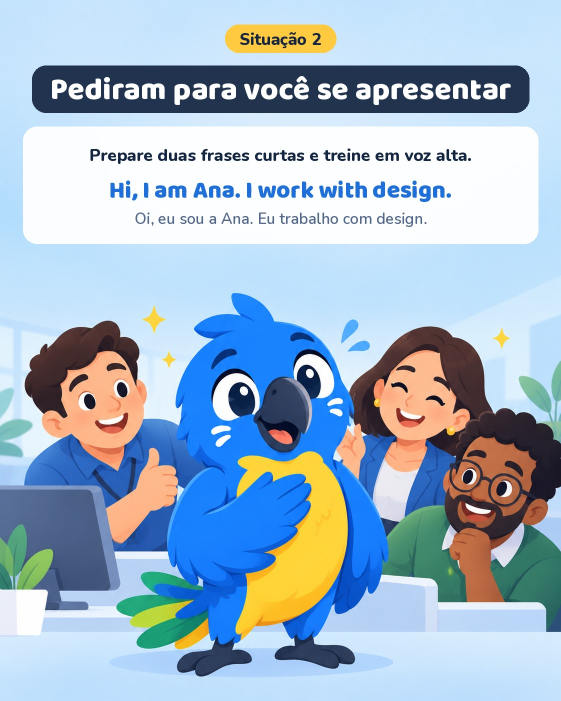
#> input picture img/carrossel-3.jpg, 1122 x 1402 px, given in place of story_08.png, which was not available (shown at 1/2 size)
$ python proto_cores_idioma.py
#> lines starting #> are read from the running program, lines starting #| are printed output that depends on the picture; after the words box and inside, x2 and y2 are one past the last pixel; in counts of white or black regions, pixels touching at a corner belong together
### post_compose_s3.py
#!/usr/bin/env python3
"""Monta slides 4:5 (1080x1350) para o feed, reaproveitando as ilustracoes dos stories."""
import json, sys, pathlib
from PIL import Image, ImageDraw, ImageFilter
import story_compose_v4 as sc

BASE = pathlib.Path(__file__).parent
PW, PH = 1080, 1350
sc.W = PW


RECOLOR = None  # funcao opcional (imagem -> imagem) para trocar o fundo da ilustracao por idioma


def canvas(art, scale, oy=None, mode="edge"):
    src = Image.open(BASE / "stories_base" / art).convert("RGB").resize((1080, 1920), Image.LANCZOS)
    if RECOLOR:
        src = RECOLOR(src)
    w, h = int(1080 * scale), int(1920 * scale)
    y = PH - h + 40 if oy is None else oy
    # fundo: gradiente do topo + versao esticada e desfocada da propria arte (cobre as laterais sem emenda)
    bg = src.crop((0, 0, 1080, 360)).resize((PW, PH), Image.BICUBIC).convert("RGBA")
    if mode == "stretch":
        wide = src.resize((PW, h), Image.LANCZOS).filter(ImageFilter.GaussianBlur(30)).convert("RGBA")
    else:
        col = src.crop((2, 0, 6, 1920)).resize((1, h), Image.BILINEAR)
        colr = src.crop((1074, 0, 1078, 1920)).resize((1, h), Image.BILINEAR)
        wide = Image.new("RGB", (PW, h))
        left = col.resize((PW // 2, h), Image.NEAREST)
        right = colr.resize((PW // 2, h), Image.NEAREST)
        wide.paste(left, (0, 0)); wide.paste(right, (PW // 2, 0))
        wide = wide.filter(ImageFilter.GaussianBlur(20)).convert("RGBA")
    wmask = Image.new("L", (PW, h), 255)
    ImageDraw.Draw(wmask).rectangle([0, 0, PW, 60], fill=0)
    wmask = wmask.filter(ImageFilter.GaussianBlur(25))
    bg.paste(wide, (0, y), wmask)
    il = src.resize((w, h), Image.LANCZOS).convert("RGBA")
    x = (PW - w) // 2
    mask = Image.new("L", (w, h), 255)
    md = ImageDraw.Draw(mask)
    f = 90
    for i in range(f):
        a = int(255 * (i / f) ** 1.5)
        md.line([(i, 0), (i, h)], fill=a)
        md.line([(w - 1 - i, 0), (w - 1 - i, h)], fill=a)
    top = Image.new("L", (w, h), 255)
    td = ImageDraw.Draw(top)
    for i in range(f):
        td.line([(0, i), (w, i)], fill=int(255 * (i / f) ** 1.5))
    from PIL import ImageChops
    mask = ImageChops.multiply(mask, top)
    bg.paste(il, (x, y), mask)
    return bg, x, y


def head_pt(hx, hy, scale, x, y):
    return int(hx * scale + x), int(hy * scale + y)


def slide(spec, out):
    sc.H = PH
    im, ox, oy = canvas(spec["art"], spec.get("scale", 0.75), spec.get("oy"), spec.get("bg", "edge"))
    sc_ = spec.get("scale", 0.75)
    t = spec["type"]
    y = spec.get("top", 60)
    y = sc.header(im, spec["tag"], y) + 24
    y = sc.title(im, spec["title"], y, spec.get("tsize", 84)) + 40
    hp = head_pt(*spec["head"], sc_, ox, oy) if spec.get("head") else (None, None)
    if t == "phrase":
        sc.bubble_phrase(im, y, spec["phrase"], spec["trans"], *hp)
    elif t == "plain":
        sc.bubble_plain(im, y, spec["body"], *hp)
    elif t == "cheat":
        sc.cheat_card(im, y, spec["likes"], spec["dislikes"])
    elif t == "rows":
        sc.rows_card(im, y, spec["rows"], spec.get("slang", False), spec.get("row_h", 70))
    elif t in ("exercise", "answer"):
        ans = t == "answer"
        end = (y - 16) if spec.get("hide_prompt") else sc.bubble_plain(im, y, spec["prompt"], None, None)
        by = spec.get("btn_y", end + 40)
        if ans:
            d = ImageDraw.Draw(im, "RGBA")
            f = sc.body(40)
            lines = sc.wrap(d, spec["feedback"], f, PW - 2 * sc.MX - 2 * 40 - 70)
            h = 56 * len(lines) + 56
            y0 = end + 24
            d.rounded_rectangle([sc.MX, y0 + 8, PW - sc.MX, y0 + h + 8], radius=40, fill=sc.DGREEN)
            d.rounded_rectangle([sc.MX, y0, PW - sc.MX, y0 + h], radius=40, fill=sc.LGREEN, outline=sc.GREEN, width=5)
            d.ellipse([sc.MX + 34, y0 + h / 2 - 28, sc.MX + 90, y0 + h / 2 + 28], fill=sc.GREEN)
            sc.icon_check(d, sc.MX + 62, y0 + h / 2, 30, sc.WHITE, 7)
            for i, l in enumerate(lines):
                d.text((sc.MX + 112, y0 + 28 + i * 56), l, font=f, fill=sc.DGREEN, anchor="la")
        sc.option_buttons(im, spec.get("btn_y", 880), spec["options"], spec["correct"], ans)
    im.convert("RGB").save(out, quality=95)


# [22 lines left out: function quiz_cover, not called in this run]


# [15 lines that do not run on import are left out]

### story_compose_v4.py
#!/usr/bin/env python3
"""Estilo v4 (estilo app). Le stories.json e monta todos os tipos:
phrase, plain, cheat, exercise, exercise_answer, rows.
Uso: story_compose_v4.py <id> <base.png> [head_x head_y] [saida.png]
head_x/head_y = topo da cabeca da mascote (ponta do balao). Titulo aceita *palavra* em destaque azul."""
import json, sys, pathlib, re
from PIL import Image, ImageDraw, ImageFont

D = "/tmp/arara_fonts"
BASE = pathlib.Path(__file__).parent
W, H = 1080, 1920
NAVY, BLUE, DARKBLUE = (21, 38, 66, 255), (30, 111, 217, 255), (18, 78, 165, 255)
WHITE, MUTED, BORDER = (255, 255, 255, 255), (96, 116, 148, 255), (190, 210, 236, 255)
GREEN, DGREEN, LGREEN = (88, 190, 20, 255), (60, 150, 10, 255), (222, 246, 205, 255)
RED = (230, 70, 70, 255)
SHADOW = (21, 38, 66, 40)
MX = 80


def F(name, size, weight=None):
    f = ImageFont.truetype(f"{D}/{name}", size)
    if weight:
        f.set_variation_by_name(weight)
    return f


def cjk(t): return any(ord(c) > 0x2E80 for c in t)
def head(s, t=""): return F("MPLUSRounded1c-ExtraBold.ttf", s) if cjk(t) else F("Baloo2.ttf", s, "ExtraBold")
def body(s, t=""): return F("MPLUSRounded1c-ExtraBold.ttf", s) if cjk(t) else F("Nunito.ttf", s, "ExtraBold")
def soft(s, t=""): return F("MPLUSRounded1c-ExtraBold.ttf", s) if cjk(t) else F("Nunito.ttf", s, "SemiBold")


# [11 lines left out: function wrap, not called in this run]


def icon_mic(d, cx, cy, s, color, width):
    k = s / 24
    d.rounded_rectangle([cx - 4 * k, cy - 11 * k, cx + 4 * k, cy + 3 * k], radius=4 * k, outline=color, width=width)
    d.arc([cx - 8 * k, cy - 7 * k, cx + 8 * k, cy + 9 * k], 0, 180, fill=color, width=width)
    d.line([(cx, cy + 9 * k), (cx, cy + 12 * k)], fill=color, width=width)


# [6 lines left out: function icon_speaker, not called in this run]


def icon_check(d, cx, cy, s, color, width):
    k = s / 24
    d.line([(cx - 8 * k, cy), (cx - 2 * k, cy + 6 * k), (cx + 9 * k, cy - 7 * k)], fill=color, width=width, joint="curve")


# [11 lines left out: functions icon_x, dashed, not called in this run]


def header(im, label, y):
    d = ImageDraw.Draw(im)
    d.ellipse([MX, y, MX + 64, y + 64], fill=BLUE)
    icon_mic(d, MX + 32, y + 32, 34, WHITE, 5)
    d.text((MX + 84, y + 34), label.upper(), font=body(36, label), fill=BLUE, anchor="lm")
    return y + 64


# [35 lines left out: function title, not called in this run]


def card_box(d, x0, y0, x1, y1):
    d.rounded_rectangle([x0, y0 + 10, x1, y1 + 10], radius=44, fill=SHADOW)
    d.rounded_rectangle([x0, y0, x1, y1], radius=44, fill=WHITE, outline=BORDER, width=4)


# [187 lines left out: functions tail, bubble_phrase, bubble_plain, cheat_card, rows_card, option_buttons and 2 more, not called in this run]


# [9 lines that do not run on import are left out]

### lang_theme.py
#!/usr/bin/env python3
"""Cores por idioma para as artes da Arara (prototipo de 04/11/2026, aguardando aprovacao do Rodrigo).

A mascote nunca muda (azul, barriga amarela, cauda verde). O que muda por idioma:
- o fundo claro da ilustracao (o azul palido vira a cor do idioma);
- o destaque dos titulos, o selo do topo, o icone de som e os botoes (cor de acento).
O verde de "acertou" continua verde em todos os idiomas, porque e um sinal de interface.
Temas sem idioma (humor, tutora, testes, Arara) usam o padrao azul.
"""
import numpy as np
from PIL import Image


def rgba(h, a=255):
    h = h.lstrip("#")
    return (int(h[0:2], 16), int(h[2:4], 16), int(h[4:6], 16), a)


# bg_hue: matiz do fundo em graus; bg_sat: multiplicador da saturacao do fundo original (palido)
THEMES = {
    "padrao": dict(bg_hue=None, accent="#1E6FD9", dark="#124EA5", border="#BED2EC", navy="#152642", muted="#607494"),
    "en": dict(bg_hue=None, accent="#D62839", dark="#9E1B2A", border="#BED2EC", navy="#152642", muted="#607494"),
    "es": dict(bg_hue=44, bg_sat=1.55, accent="#C8102E", dark="#8F0B21", border="#F1D79A", navy="#3A1A12", muted="#8A6A4A"),
    "fr": dict(bg_hue=246, bg_sat=0.95, accent="#2540B8", dark="#1A2D86", border="#CFCBF2", navy="#1B1D4A", muted="#6A6F9E"),
    "it": dict(bg_hue=142, bg_sat=1.0, accent="#0A8F4B", dark="#066B38", border="#BFE3CC", navy="#12351F", muted="#5C8068"),
    "de": dict(bg_hue=48, bg_sat=1.0, accent="#1F1F24", dark="#000000", border="#E6D79E", navy="#1F1F24", muted="#7A7357"),
    "pt": dict(bg_hue=78, bg_sat=1.2, accent="#2E9B1F", dark="#1F7013", border="#D5E8A8", navy="#1A3312", muted="#6B7F4E"),
    "ja": dict(bg_hue=348, bg_sat=0.9, accent="#D6203F", dark="#9C1630", border="#F2C9D2", navy="#3A1620", muted="#8E6470"),
    "zh": dict(bg_hue=8, bg_sat=1.25, accent="#D0211C", dark="#8F1612", border="#F2C7BA", navy="#3A1512", muted="#8E6458"),
}


def recolor(img, theme):
    """Troca so o fundo palido azulado da ilustracao pela cor do idioma (a mascote e saturada e fica como esta)."""
    t = THEMES[theme]
    if t.get("bg_hue") is None:
        return img
    a = np.asarray(img.convert("RGB"), dtype=np.float32) / 255.0
    mx, mn = a.max(axis=2), a.min(axis=2)
    v = mx
    s = np.where(mx > 0, (mx - mn) / np.maximum(mx, 1e-6), 0)
    r, g, b = a[..., 0], a[..., 1], a[..., 2]
    d = np.maximum(mx - mn, 1e-6)
    h = np.where(mx == r, ((g - b) / d) % 6, np.where(mx == g, (b - r) / d + 2, (r - g) / d + 4)) * 60.0
    in_blue = np.clip((h - 170) / 12, 0, 1) * np.clip((256 - h) / 12, 0, 1)
    pale = np.clip((0.62 - s) / 0.18, 0, 1) * np.clip((v - 0.80) / 0.08, 0, 1)
    w = (in_blue * pale)[..., None]
    th = t["bg_hue"] / 360.0
    ns = np.clip(s * t.get("bg_sat", 1.0), 0, 1)
    # conversao vetorizada hsv -> rgb
    hh = np.full_like(v, th) * 6.0
    i = np.floor(hh).astype(int) % 6
    f = hh - np.floor(hh)
    p, q, tt = v * (1 - ns), v * (1 - ns * f), v * (1 - ns * (1 - f))
    choices = [(v, tt, p), (q, v, p), (p, v, tt), (p, q, v), (tt, p, v), (v, p, q)]
    out = np.zeros_like(a)
    for k, (cr, cg, cb) in enumerate(choices):
        m = (i == k)
        out[..., 0] = np.where(m, cr, out[..., 0])
        out[..., 1] = np.where(m, cg, out[..., 1])
        out[..., 2] = np.where(m, cb, out[..., 2])
    res = a * (1 - w) + out * w
    return Image.fromarray((np.clip(res, 0, 1) * 255).astype(np.uint8))


def apply_ui(sc, theme):
    """Pinta a interface (selo, destaque do titulo, icone de som, botoes) com as cores do idioma."""
    t = THEMES[theme]
    sc.BLUE, sc.DARKBLUE, sc.BORDER = rgba(t["accent"]), rgba(t["dark"]), rgba(t["border"])
    sc.NAVY, sc.MUTED = rgba(t["navy"]), rgba(t["muted"])

### proto_cores_idioma.py
#!/usr/bin/env python3
"""Prototipo: o post 'conta' (en, es, fr, it) com as cores de cada idioma. Saida: proto_cores/ (nao toca nos posts agendados)."""
import json, pathlib, sys
from PIL import Image, ImageDraw
import post_compose_s3 as pc
import story_compose_v4 as sc
import lang_theme as lt

BASE = pathlib.Path(__file__).parent
OUT = BASE / "proto_cores"; OUT.mkdir(exist_ok=True)
posts = json.load(open(BASE / "posts_semana3.json"))
#> (reads posts_semana3.json from the repository)
slides = posts["conta"]["slides"]
langs = {1: "en", 2: "es", 3: "fr", 4: "it"}
orig = {k: getattr(sc, k) for k in ("BLUE", "DARKBLUE", "BORDER", "NAVY", "MUTED")}
paths = []
for idx, th in langs.items():
    for k, v in orig.items(): setattr(sc, k, v)
    lt.apply_ui(sc, th)
    pc.RECOLOR = lambda im, th=th: lt.recolor(im, th)
    out = OUT / f"conta_{th}.png"
    pc.slide(slides[idx], out)
#> in canvas, `wide = Image.new("RGB", (PW, h))`: wide: PIL image 1080x1440 RGB; every value is 0
#> in canvas, `left = col.resize((PW // 2, h), Image.NEAREST)`:
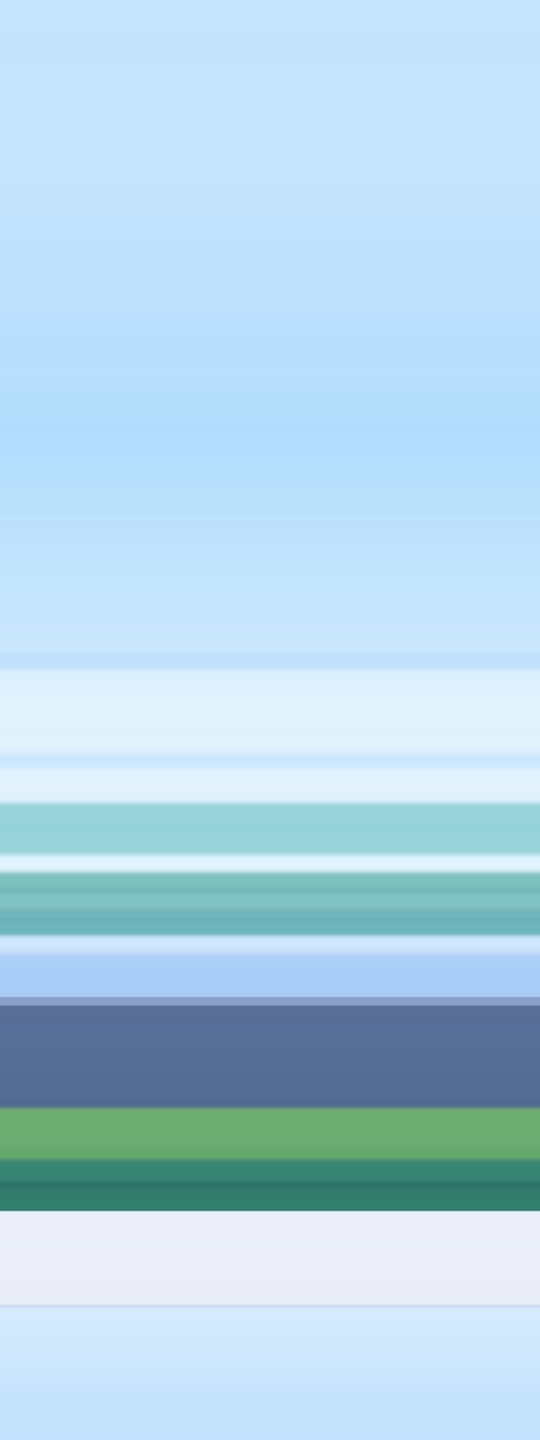
#> left: PIL image 540x1440 RGB; mean R, G, B 177.4, 211.5, 230.7
#> in canvas, `right = colr.resize((PW // 2, h), Image.NEAREST)`:
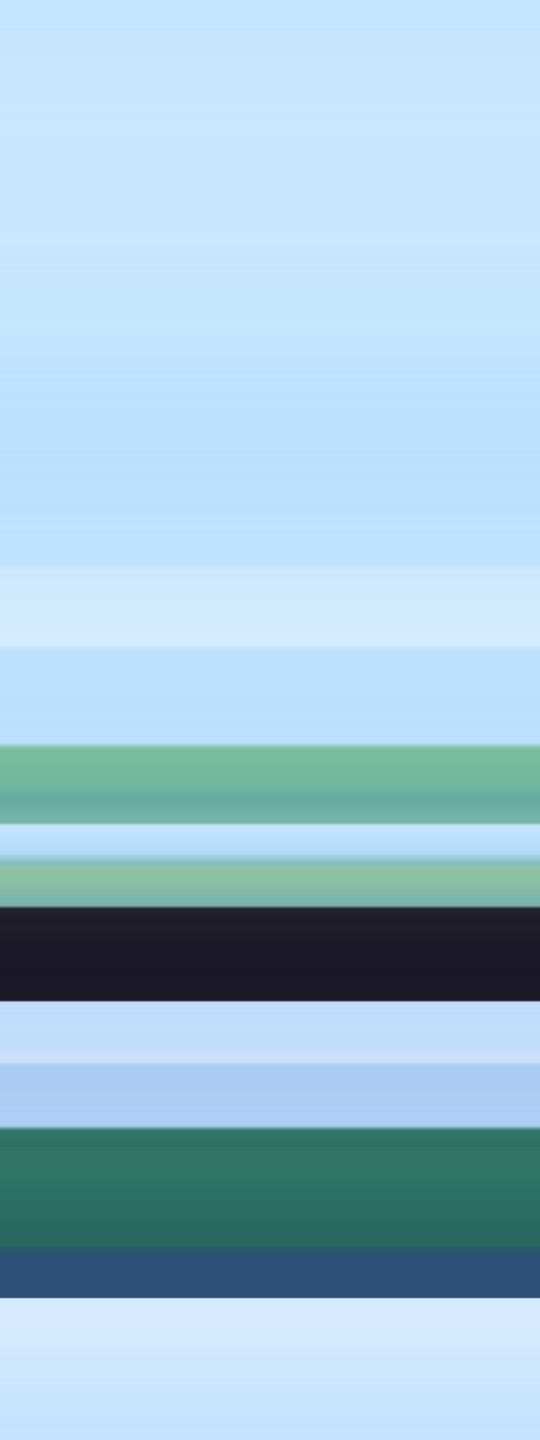
#> right: PIL image 540x1440 RGB; mean R, G, B 160, 195, 213.2
#> in canvas, `wide = wide.filter(ImageFilter.GaussianBlur(20)).convert("RGBA")`:
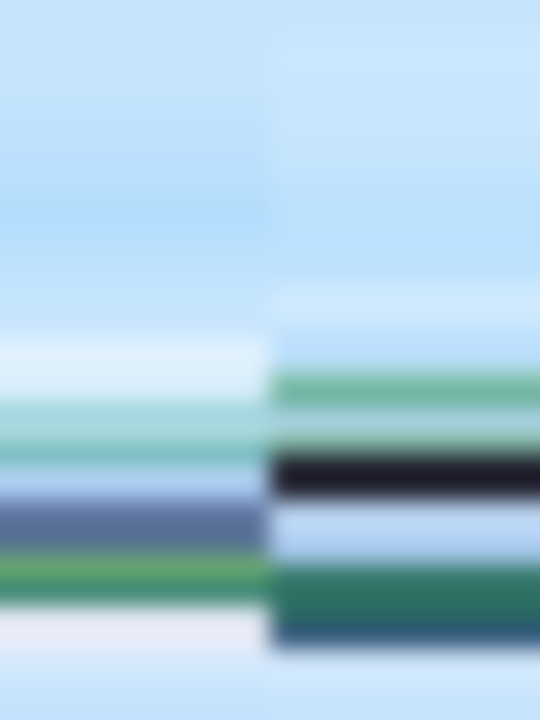
#> wide: PIL image 1080x1440 RGBA (shown at 1/2 size); mean R, G, B, A 168.7, 203.2, 221.9, 255
#> in canvas, `wmask = Image.new("L", (PW, h), 255)`: wmask: PIL image 1080x1440 L; every value is 255
#> in canvas, `ImageDraw.Draw(wmask).rectangle([0, 0, PW, 60], fill=0)`:
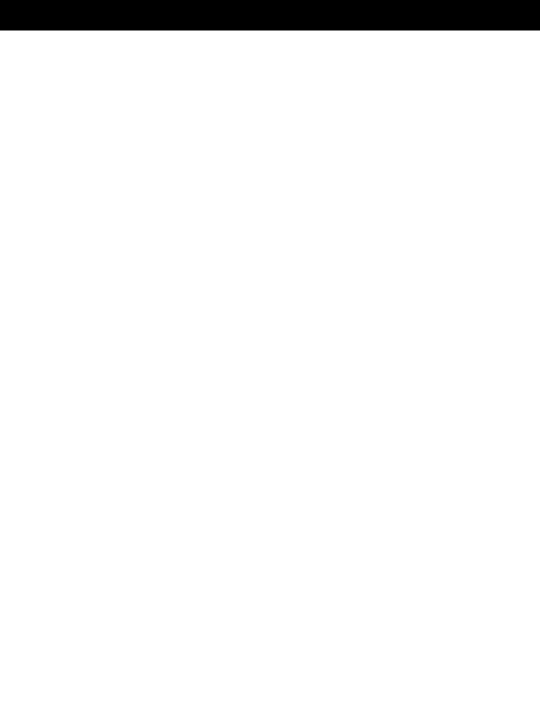
#> wmask: PIL image 1080x1440 L (shown at 1/2 size); 95.8% white; 1 black region, box (x1, y1, x2, y2) and area: (0, 0, 1080, 61) 65880
#> in canvas, `il = src.resize((w, h), Image.LANCZOS).convert("RGBA")`:
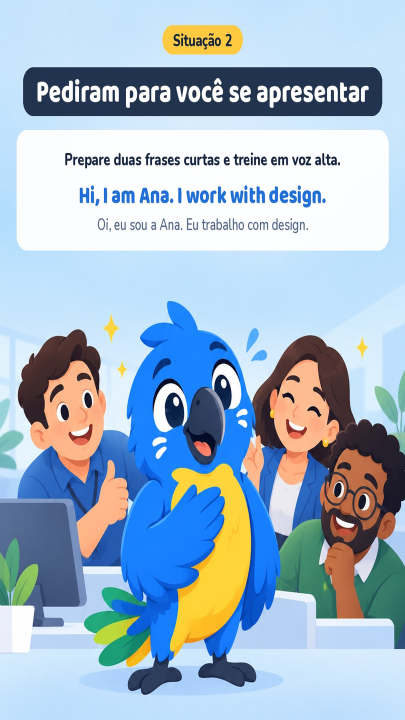
#> il: PIL image 810x1440 RGBA (shown at 1/2 size); mean R, G, B, A 161.8, 183, 201.9, 255
#> in canvas, `mask = Image.new("L", (w, h), 255)`: mask: PIL image 810x1440 L; every value is 255
#> in canvas, `mask = ImageChops.multiply(mask, top)`:
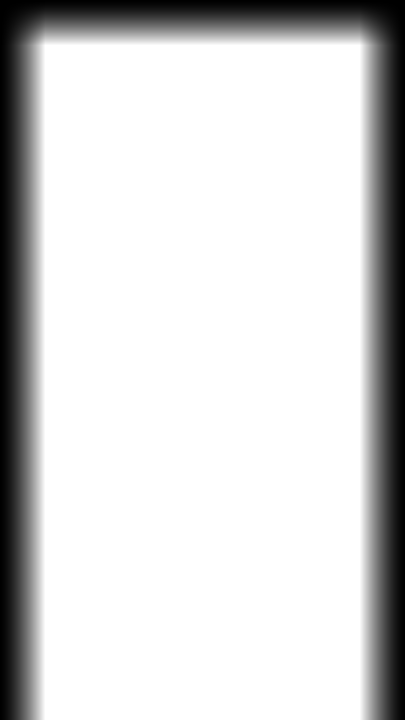
#> mask: PIL image 810x1440 L (shown at 1/2 size); min 0, max 255, mean 212.2
#> in canvas, `bg.paste(il, (x, y), mask)`:
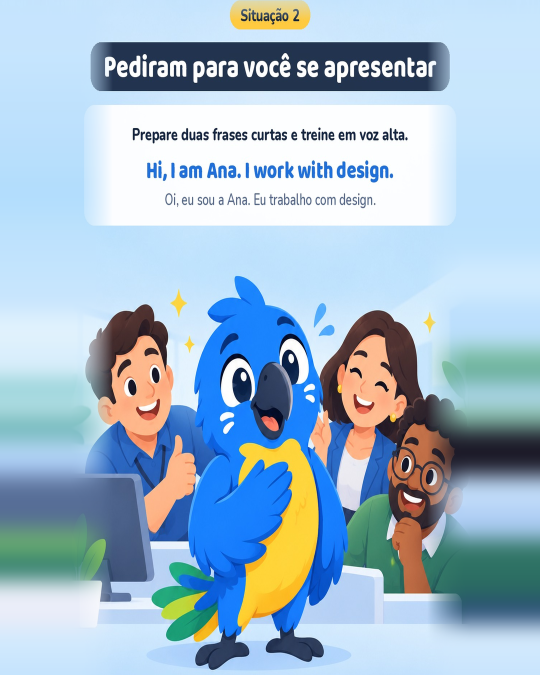
#> bg: PIL image 1080x1350 RGBA (shown at 1/2 size); mean R, G, B, A 161, 186.2, 205, 255
#> in slide, `im, ox, oy = canvas(spec["art"], spec.get("scale", 0.75), spec.get("oy..`: ox = 135; oy = -50
#> (the run stopped early here; a loop or call above may not have finished)
